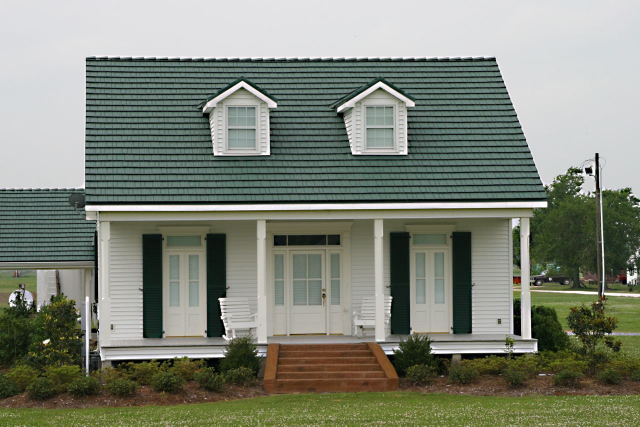
#> input picture chimn8.jpg, 1280 x 853 px (shown at 1/2 size)
$ python kominy.py
#> lines starting #> are read from the running program, lines starting #| are printed output that depends on the picture; after the words box and inside, x2 and y2 are one past the last pixel; in counts of white or black regions, pixels touching at a corner belong together
import cv2 as cv
import numpy as np


def resize_image(image, width):
    # Set the desired width
    desired_width = width
    w_percent = (desired_width / float(image.shape[1]))
    height = int((float(image.shape[0]) * float(w_percent)))
    dim = (desired_width, height)

    # resize image
    resized = cv.resize(image, dim, interpolation=cv.INTER_AREA)
    return resized

def hough_p(img, edges):
    lines = cv.HoughLinesP(edges, 1, np.pi / 180, 40, minLineLength=30, maxLineGap=10)
    empty = np.ones_like(img) * 255
    if lines is None:
        return empty, img
    for line in lines:
        x1, y1, x2, y2 = line[0]
        cv.line(empty, (x1, y1), (x2, y2), (0, 255, 0), 1)
        cv.line(img, (x1, y1), (x2, y2), (0, 255, 0), 1)
    return empty, img


def opening(img):
    kernel = np.ones((2, 1), np.uint8)
    return cv.morphologyEx(img, cv.MORPH_OPEN, kernel)

def closing(img):
    kernel = np.ones((3, 1), np.uint8)
    return cv.morphologyEx(img, cv.MORPH_CLOSE, kernel)

def kmeans(img):
    Z = img.reshape((-1, 3))
    Z = np.float32(Z)
    criteria = (cv.TERM_CRITERIA_EPS + cv.TERM_CRITERIA_MAX_ITER, 10, 1.0)
    K = 2
    ret, label, center = cv.kmeans(Z, K, None, criteria, 10, cv.KMEANS_RANDOM_CENTERS)
    center = np.uint8(center)
    resx = center[label.flatten()]
    res2 = resx.reshape(img.shape)
    cv.imshow('kmeans', res2)
    cv.waitKey(0)
    cv.destroyAllWindows()
    return res2

img = cv.imread('chimn8.jpg')
#> img is the input picture: shape (853, 1280, 3); mean B, G, R 119.5, 132.5, 127.5
img = cv.cvtColor(img, cv.COLOR_BGR2GRAY)
#> img: shape (853, 1280)

img = resize_image(img, 500)
#> in resize_image, `resized = cv.resize(image, dim, interpolation=cv.INTER_AREA)`:
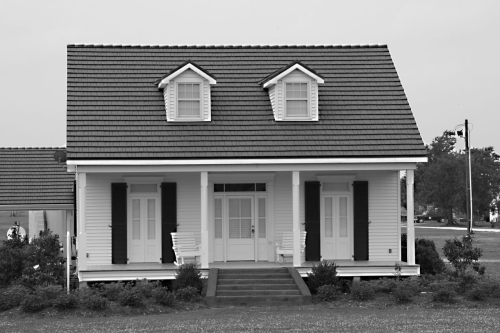
#> resized: shape (333, 500); min 0, max 254, mean 129.5

opened = opening(img)
opened = opening(opened)
blur = cv.medianBlur(opened, 3, 0)
blur = cv.equalizeHist(blur)
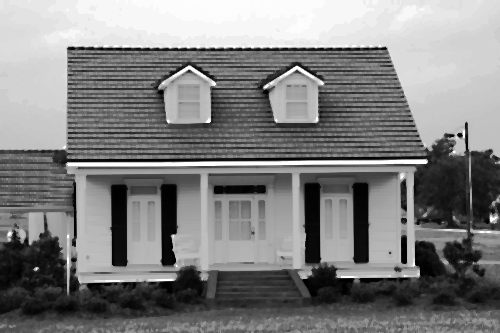
#> blur: shape (333, 500); min 0, max 255, mean 128.6
print("shape:", blur.shape)
#| shape: (333, 500)
clustered = kmeans(blur)
#> in kmeans, `ret, label, center = cv.kmeans(Z, K, None, criteria, 10, cv.KMEANS_RAN..`: ret = 253111672.1; center = [[192.6, 193.5, 192.6], [66.87, 66.13, 66.89]]
#> in kmeans, `center = np.uint8(center)`: center = [[192, 193, 192], [66, 66, 66]]
#> in kmeans, `res2 = resx.reshape(img.shape)`:
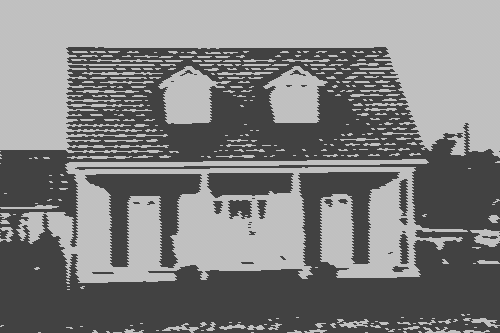
#> res2: shape (333, 500); min 66, max 193, mean 128
cv.imshow('opening', blur)
edges = cv.Canny(clustered, 210, 240)
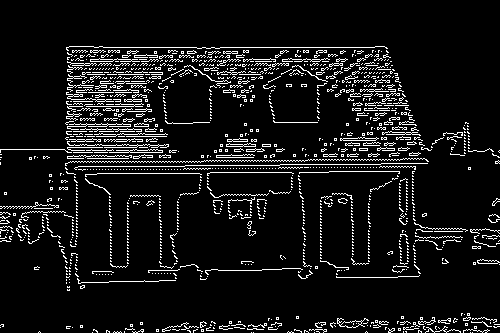
#> edges: shape (333, 500); 8.1% white in thin lines or dots, all inside (x1, y1, x2, y2) = (0, 46, 500, 333)
_, res = hough_p(img, edges)
#> in hough_p, `lines = cv.HoughLinesP(edges, 1, np.pi / 180, 40, minLineLength=30, ma..`: lines = 180 rows, first 6: [94, 47, 386, 47], [228, 59, 388, 59], [219, 149, 263, 149], [71, 72, 162, 72], [72, 55, 204, 55], [210, 160, 304, 161]
#> the loop in hough_p, `for line in lines:` made 180 passes
#> after the loop in hough_p, `for line in lines:`:
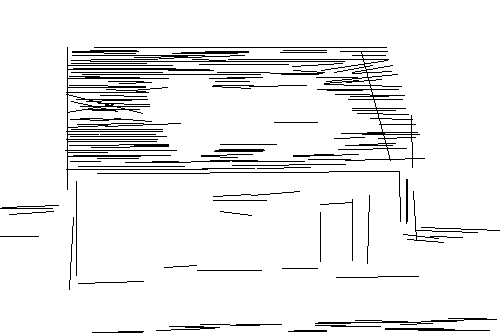
#> empty: shape (333, 500); 93.3% white; black in thin lines or dots, all inside (x1, y1, x2, y2) = (0, 47, 500, 333)
#> after the loop in hough_p, `for line in lines:`:
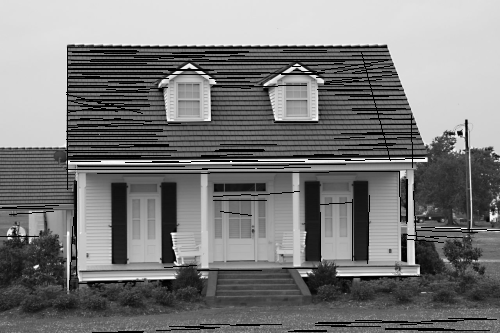
#> img: shape (333, 500); 6.69% of pixels changed, all inside (x1, y1, x2, y2) = (0, 47, 500, 333)
opened = opening(edges)
#> in opening (call 3), `return cv.morphologyEx(img, cv.MORPH_OPEN, kernel)`:
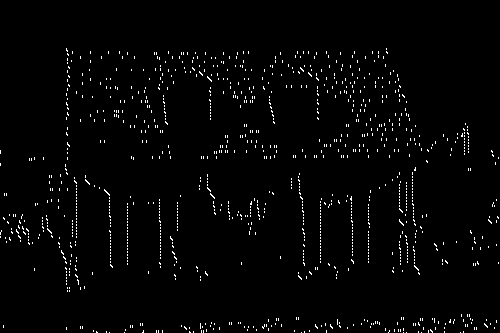
#> returned value: shape (333, 500); 1.9% white in thin lines or dots, all inside (x1, y1, x2, y2) = (0, 48, 499, 333)
#closed = closing(opened)


cv.imshow('canny', edges)
#cv.imshow('opened', opened)
cv.imshow('hough', res)
cv.waitKey(0)
cv.destroyAllWindows()

$ run again, with chimn2.jpg copied over chimn8.jpg
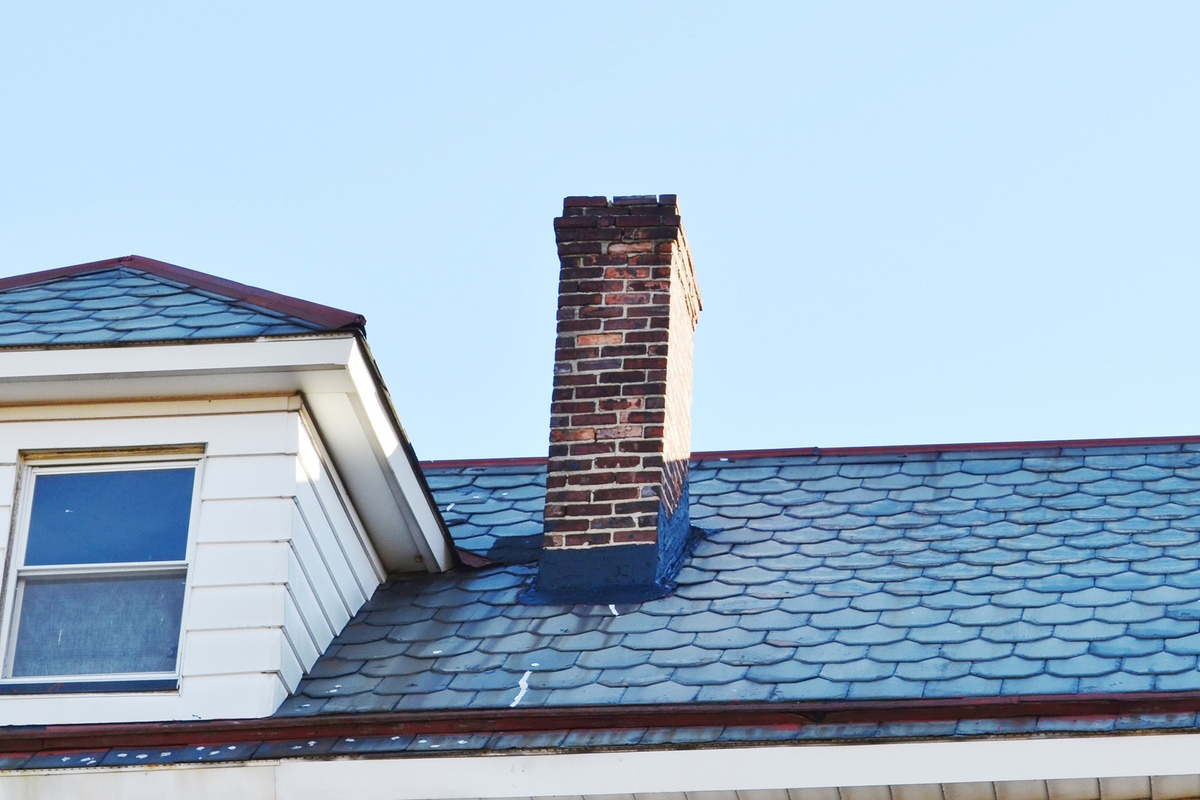
#> input picture chimn2.jpg, 1200 x 800 px
#> img is the input picture: shape (800, 1200, 3); mean B, G, R 201.9, 181.7, 159.6
#| shape: (333, 500)
#> in kmeans, `ret, label, center = cv.kmeans(Z, K, None, criteria, 10, cv.KMEANS_RAN..`: ret = 229638398.7; center = [[60.98, 60.61, 60.9], [194.6, 194.9, 194.6]]
#> in kmeans, `center = np.uint8(center)`: center = [[60, 60, 60], [194, 194, 194]]
#> res2: shape (333, 500); values 60 (black) and 194 (white), 52.9% white; 45 black regions (39 under 20 px), largest, box (x1, y1, x2, y2) and area: (0, 82, 500, 333) 76206, (242, 324, 500, 333) 1290, (0, 0, 56, 23) 696, (158, 330, 197, 333) 90, (87, 291, 99, 297) 33, (59, 0, 68, 6) 24
#> edges: shape (333, 500); 2% white in thin lines or dots
#> lines = 23 rows, first 6: [183, 192, 227, 191], [243, 331, 465, 324], [290, 189, 497, 182], [266, 315, 328, 313], [392, 312, 425, 311], [3, 157, 94, 154]
#> the loop in hough_p, `for line in lines:` made 23 passes
#> after the loop in hough_p, `for line in lines:`:
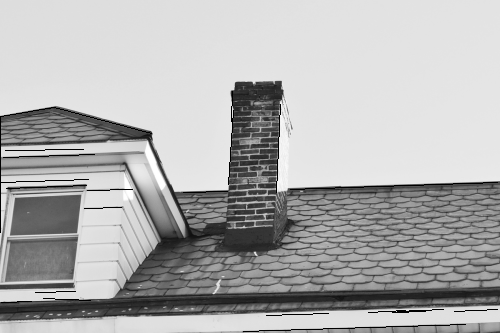
#> img: shape (333, 500); min 0, max 255, mean 175.8
#> in opening (call 3), `return cv.morphologyEx(img, cv.MORPH_OPEN, kernel)`:
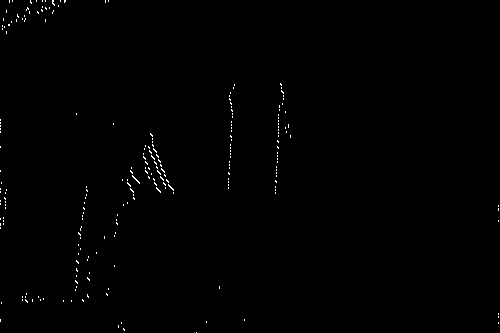
#> returned value: shape (333, 500); 0.43% white in thin lines or dots

$ run again, with chimn3.jpg copied over chimn8.jpg
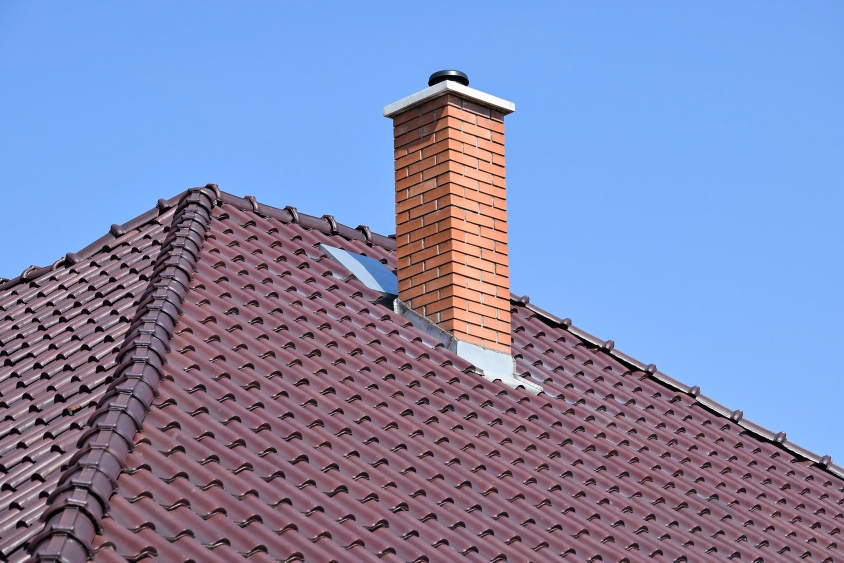
#> input picture chimn3.jpg, 1688 x 1125 px (shown at 1/2 size)
#> img is the input picture: shape (1125, 1688, 3); mean B, G, R 175.8, 136, 127.9
#| shape: (333, 500)
#> in kmeans, `ret, label, center = cv.kmeans(Z, K, None, criteria, 10, cv.KMEANS_RAN..`: ret = 228727851.5; center = [[64.06, 63.68, 63.98], [193.2, 193.6, 193.1]]
#> in kmeans, `center = np.uint8(center)`: center = [[64, 63, 63], [193, 193, 193]]
#> edges: shape (333, 500); 1.4% white in thin lines or dots
#> lines = 15 rows, first 6: [264, 43, 270, 213], [290, 169, 498, 279], [380, 216, 440, 248], [1, 198, 1, 166], [232, 68, 235, 138], [293, 110, 299, 166]
#> the loop in hough_p, `for line in lines:` made 15 passes
#> in opening (call 3), `return cv.morphologyEx(img, cv.MORPH_OPEN, kernel)`:
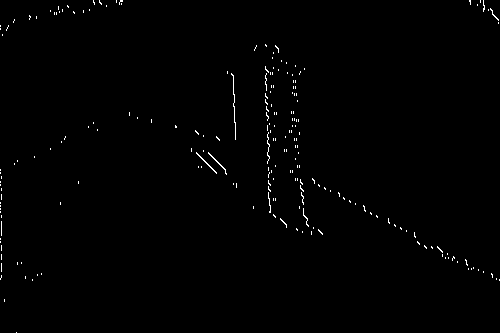
#> returned value: shape (333, 500); 0.64% white in thin lines or dots
